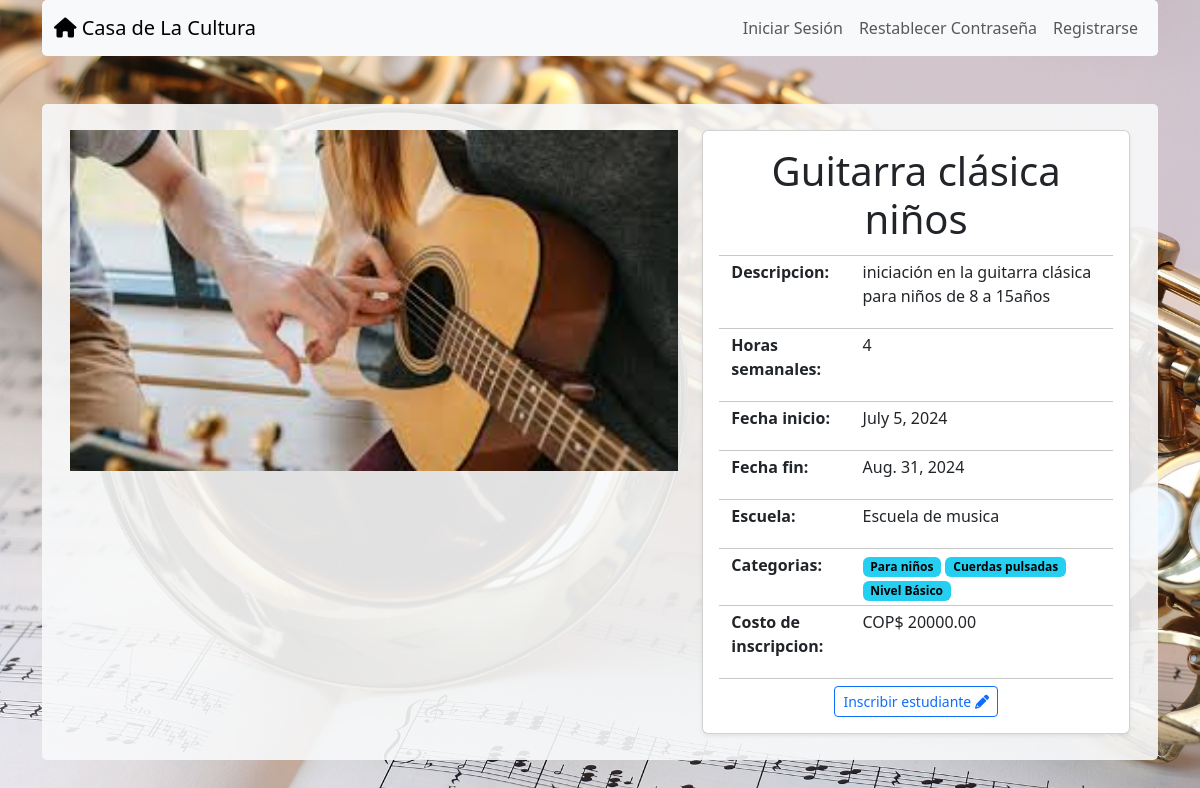
Page /cursos/2/ on the committed database.
### cursos/models.py (models this page shows, shortened)
class Curso(models.Model):
    nombre = models.CharField(max_length=200)
    descripcion = models.TextField()
    fecha_inicio = models.DateField(blank=False)
    fecha_fin = models.DateField(blank=False)
    precio = models.DecimalField(max_digits=10, decimal_places=2)
    capacidad = models.IntegerField()
    horas_semanales = models.IntegerField()
    image = models.FileField(upload_to="cursos_images/", blank=True)
    categorias = models.ManyToManyField(Categoria, related_name='cursos', blank=True)
    escuela = models.ForeignKey(Escuelas, related_name='cursos', null=True,on_delete=models.CASCADE)

class Escuelas(models.Model):
    nombre = models.CharField(max_length=200)
    descripcion = models.TextField(blank=True, null=True)
    def __str__(self):
        return self.nombre

class Categoria(models.Model):
    nombre = models.CharField(max_length=200)
    descripcion = models.TextField(blank=True, null=True)

### cursos/views.py (the view)
# urls.py: path("<int:pk>/", views.Curso_detail, name="curso_detail"),
def Curso_detail(request, pk):
    curso = Curso.objects.get(pk=pk)
    context = {
        "Curso": curso
    }
    return render(request, "cursos/curso_detail.html", context)

### cursos/templates/cursos/curso_detail.html
{% extends "base.html" %}
{% block page_content %}
<div class="row p-3">
    <div class="col-md-7">
        {% if Curso.image %}
            <img src="{{ Curso.image.url }}" width="100%" style="object-fit:cover">
        {% endif %}
    </div>
    <div class="col-md-5">
        <div class="card h-100 shadow-sm">
            <div class="card-body d-flex flex-column">
                <div class="container-fluid" style="padding-bottom: 3px;">
                    <div class="row">
                        <h1 class="text-center" >{{ Curso.nombre }}</h1>
                        <hr class="mt-1 mb-1"></hr>
                    </div>
                    <div class="row">
                        <div class="col-sm-4"><p><b>Descripcion:</b></p></div>
                        <div class="col-sm-8"><p>{{ Curso.descripcion }}</p></div>
                        <hr class="mt-1 mb-1"></hr>
                    </div>
                    <div class="row">
                        <div class="col-sm-4"><p><b>Horas semanales:</b></p></div>
                        <div class="col-sm-8"><p>{{ Curso.horas_semanales }}</p></div>
                        <hr class="mt-1 mb-1"></hr>
                    </div>
                    <div class="row">
                        <div class="col-sm-4"><p><b>Fecha inicio:</b></p></div>
                        <div class="col-sm-8"><p>{{ Curso.fecha_inicio }}</p></div>
                        <hr class="mt-1 mb-1"></hr>
                    </div>
                    <div class="row">
                        <div class="col-sm-4"><p><b>Fecha fin:</b></p></div>
                        <div class="col-sm-8"><p>{{ Curso.fecha_fin }}</p></div>
                        <hr class="mt-1 mb-1"></hr>
                    </div>
                    <div class="row">
                        <div class="col-sm-4"><p><b>Escuela:</b></p></div>
                        <div class="col-sm-8"><p>{{ Curso.escuela }}</p></div>
                        <hr class="mt-1 mb-1"></hr>
                    </div>
                    <div class="row">
                        <div class="col-sm-4"><p><b>Categorias:</b></p></div>
                        <div class="col-sm-8">
                            {% for categoria in Curso.categorias.all %}
                                <span class="badge text-bg-info" title="{{ categoria.descripcion }}" >{{categoria.nombre }}</span>
                            {% endfor %}
                        </div>
                        <hr class="mt-1 mb-1"></hr>
                    </div>
                    <div class="row">
                        <div class="col-sm-4"><p><b>Costo de inscripcion:</b></p></div>
                        <div class="col-sm-8"><p>COP$ {{ Curso.precio }}</p></div>
                        <hr class="mt-1 mb-1"></hr>
                    </div>
                </div>
                <div class="mt-auto text-center">
                    <div class="mt-auto">
                        <a href="{% url 'matricular' %}"
                        class="btn btn-outline-primary btn-sm">
                        Inscribir estudiante <i class="fa-solid fa-pencil"></i>
                        </a>
                    </div>
                </div>
            </div>
        </div>
    </div>
</div>
{% endblock page_content %}

### static/css/styles.css (style rules this page uses)
body { background-image: url("../image/saxophone.jpg"); background-size: cover; background-repeat: no-repeat; background-attachment: fixed; }

### rows in the picture
Curso: image (picture), nombre "Guitarra clásica niños", descripcion "iniciación en la guitarra clásica para niños de 8 a 15años", horas_semanales "4", fecha_inicio "July 5, 2024", fecha_fin "Aug. 31, 2024", escuela "Escuela de musica", precio "20000.00"
Categoria: nombre "Para niños"
Categoria: nombre "Cuerdas pulsadas"
Categoria: nombre "Nivel Básico"
